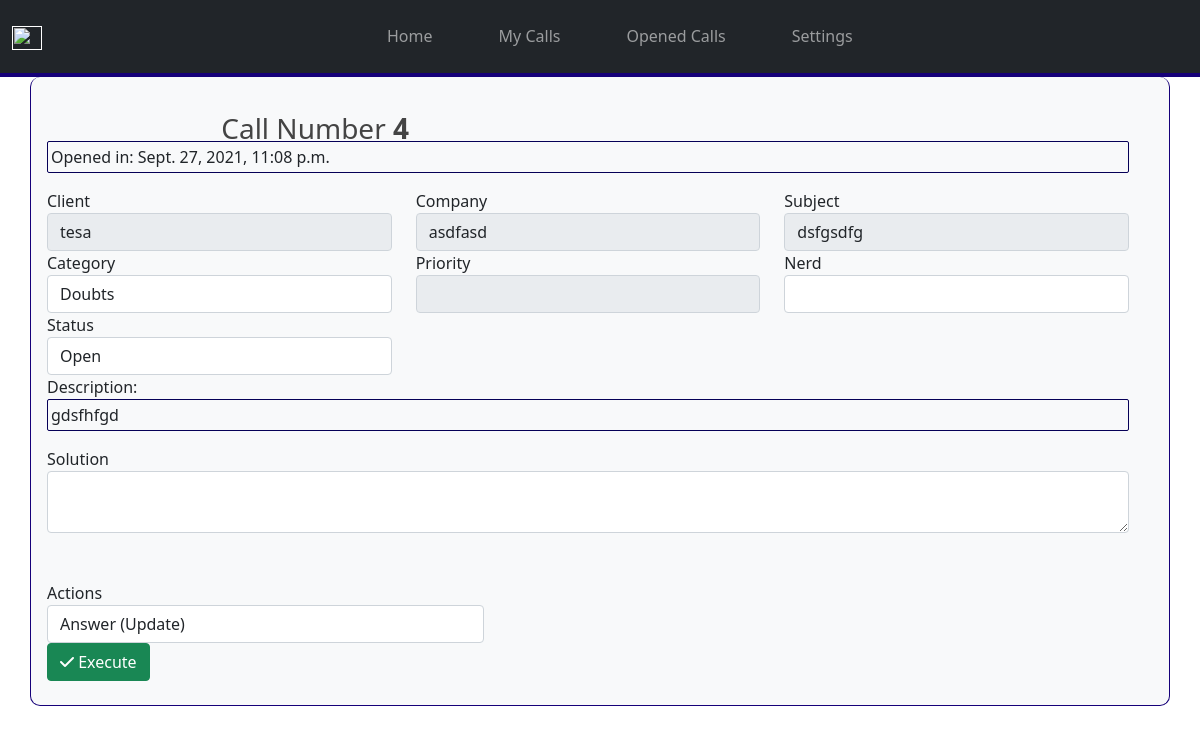
/calls/4/detail, run on the app's committed database.
### calls/models.py (models this page shows)
class Call(models.Model):
    descriptionCall = models.TextField(null=False,blank=False)
    categoryCall = models.IntegerField(null=False,blank=False)
    subjectCall = models.CharField(max_length=60,null=False,blank=False)
    clientCall = models.CharField(max_length=30,null=False,blank=False)
    companyCall = models.CharField(null=False,blank=False,max_length=30)
    priorityCall = models.IntegerField(null=False,blank=False,default=0)
    emailResponseCall = models.EmailField(null=False,blank=False)
    statusCall = models.IntegerField(default=0,null=False,blank=False)
    solutionCall = models.TextField(default='',null=False,blank=False)
    nerdCall = models.IntegerField(default=0)
    dateTimeCall = models.DateTimeField(auto_now_add=True, blank=True)

### categories/models.py (models this page shows)
class Category(models.Model):
    categoryName = models.CharField(max_length=50,null=False,blank=False)

### status/models.py (models this page shows)
class Status(models.Model):
    statusName = models.CharField(max_length=100,null=False,blank=False)

### calls/views.py (the view)
# urls.py: path('calls/<int:id>/detail', calls_detail_view, name='callsdetail'),
def calls_detail_view(request, id):
    call = Call.objects.get(id=id)
    context = {
        "call": call,
        "status": Status.objects.all(),
        "priorities": Priority.objects.all(),
        "categories": Category.objects.all(),
        "nerds": Nerd.objects.all()
    }
    return render(request, "calls/detail.html", context)

### templates/calls/detail.html (shortened to what this page needs)
{% extends 'base.html' %}
{% block content %}
<h3 class="page-title">Call Number <strong>{{call.id}}</strong></h3>
<form action="" class="row g-3" method="POST">
    <div class="row">
        <div class="col-md-12">
            <div class="form-group">
                <p style="border: 1px solid rgb(6, 0, 87); border-radius: 2px; padding: 3px;" class="text-start">Opened in: {{call.dateTimeCall}}</p>
            </div>
        </div>
        <div class="col-md-4">
            <div class="form-group">
                <label class="control-label">Client</label>
                <input type="text" class="form-control" readonly name="name" value="{{call.clientCall}}">
            </div>
        </div>
        <div class="col-md-4">
            <div class="form-group">
                <label class="control-label">Company</label>
                <input type="text" class="form-control" readonly name="name" value="{{call.companyCall}}">
            </div>
        </div>
        <div class="col-md-4">
            <div class="form-group">
                <label class="control-label">Subject</label>
                <input type="text" class="form-control" readonly name="name" value="{{call.subjectCall}}">
            </div>
        </div>
        <div class="col-md-4">
            <div class="form-group">
                <label class="control-label">Category</label>
                <select name="categoryCall" id="categoryCall" class="form-control">
                    {% for cat in categories %}
                    <option value="{{cat.id}}" {% if cat.id == call.categoryCall %} selected {%endif%}>
                        {{cat.categoryName}}
                    </option>
                    {% endfor %}
                </select>
            </div>
        </div>
        <div class="col-md-4">
            <div class="form-group">
                <label class="control-label">Priority</label>
                <select readonly name="priorityCall" id="priorityCall" class="form-control">
                    <option value=""></option>
                    {% for prior in priorities %}
                    <option value="{{prior.id}}" {% if prior.id == call.priorityCall %} selected {%endif%}>
                        {{prior.priorityName}}</option>
                    {% endfor %}
                </select>
            </div>
        </div>
        <div class="col-md-4">
            <div class="form-group">
                <label class="control-label">Nerd</label>
                <select name="nerd" id="nerd" class="form-control">
                    <option value=""></option>
                    {% for nerd in nerds %}
                    <option value="{{nerd.id}}" {% if nerd.id == call.nerdCall %} selected {%endif%} >{{nerd.nerdName}}</option>
                    {% endfor %}
                </select>
            </div>
        </div>
        <div class="col-md-4">
            <div class="form-group">
                <label class="control-label">Status</label>
                <select name="statusCall" id="statusCall" class="form-control">
                    {% for stat in status %}
                    <option value="{{stat.id}}" {% if stat.id == call.statusCall %} selected {%endif%}>
                        {{stat.statusName}}
                    </option>
                    {% endfor %}
                </select>
            </div>
        </div>
        <div class="col-md-12">
            <div class="form-group">
                <label class="control-label">Description:</label>
                <p style="border: 1px solid rgb(6, 0, 87); border-radius: 2px; padding: 3px;" class="text-start">
                    {{call.descriptionCall}}</p>
            </div>
        </div>
        <div class="col-md-12">
            <div class="form-group">
                <label class="control-label">Solution</label>
                <textarea type="text" class="form-control" class="form-control" name="solutionCall"></textarea>
            </div>
        </div>
        <div class="col-md-5">
            <div class="form-group">
                <br><br><label class="control-label">Actions</label>
                <select name="options" id="options" class="form-control">
                    <option value="1">Answer (Update)</option>
                </select>
            </div>
        </div>
        <div class="row">
            <div class="col-md-5">
                <div class="form-group">
                    <button type="submit" name="execute" class="btn btn-success"><i class="fa fa-check"></i>
                        Execute</button>
                </div>
            </div>
        </div>
    </div>
</form>
{% endblock content %}

### templates/base.html (style rules this page uses)
.page-title { margin: 1% 16%; color: rgb(68, 68, 68); }

### data on the page
Call: id "4", dateTimeCall "Sept. 27, 2021, 11:08 p.m.", name "tesa", name "asdfasd", name "dsfgsdfg", categoryCall "Doubts", statusCall "Open", descriptionCall "gdsfhfgd"
